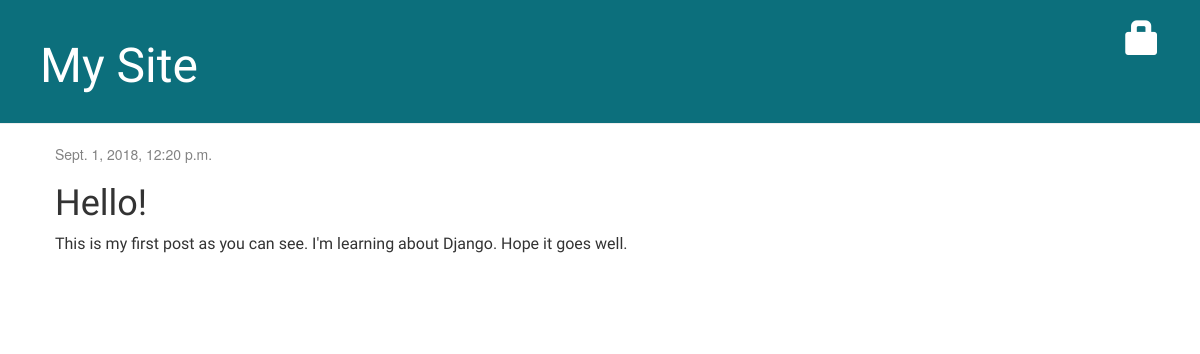
The app's page /post/1/ with its own data.
### blog/models.py (models this page shows, shortened)
class Post(models.Model):
    author = models.ForeignKey('auth.User', on_delete=models.CASCADE)
    title = models.CharField(max_length=200)
    text = models.TextField()
    created_date = models.DateTimeField(
        default=timezone.now)
    published_date = models.DateTimeField(
        blank=True, null=True)

### blog/views.py (the view)
# urls.py: path('post/<int:pk>/', views.post_detail, name='post_detail'),
def post_detail(request, pk):
    post = get_object_or_404(Post, pk=pk)
    return render(request, 'blog/post_detail.html', {'post': post})

### blog/templates/blog/post_detail.html (shortened to what this page needs)
{% extends 'blog/base.html' %}
{% block content %}
    <div class="post">
        {% if post.published_date %}
            <div class="date">
                {{ post.published_date }}
            </div>
        {% else %}
            <a class="btn btn-default" href="{% url 'post_publish' pk=post.pk %}">Publish</a>
        {% endif %}
        <h1>{{ post.title }}</h1>
        <p>{{ post.text|linebreaksbr }}</p>
    </div>
{% endblock%}

### blog/static/css/blog.css (style rules this page uses)
h1, h2, h3, h4 { font-family: 'Concert One', cursive; }
p { font-family: Asap; font-size: 16px; }
.date { color: #828282; }
.post { margin-bottom: 70px; }

### records on screen
Post: published_date "Sept. 1, 2018, 12:20 p.m.", title "Hello!", text "This is my first post as you can see. I'm learning about Django. Hope it goes well."
